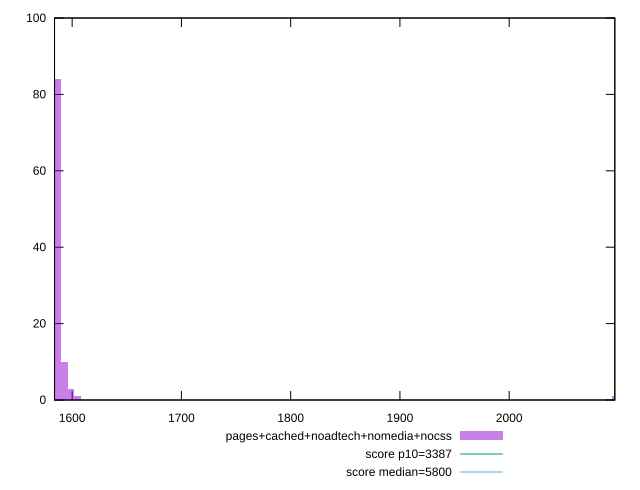

The script that saved this image:
reset

$pagesCachedNoadtechNomediaNocss <<EOF
2096.7776030887385 1
1598.9393453721386 3
1593.08242469312 10
1587.225504014101 84
1604.7962660511575 1
1581.3685833350821 1
EOF

set key outside below
set boxwidth 5.856920679018823
set xrange [1583.8697000000002:2096.6846899097445]
set yrange [0:100]
set trange [0:100]
set style fill transparent solid 0.5 noborder

set parametric
set terminal svg size 640, 490 enhanced background rgb 'white'
set output "report_00023_2021-02-20T12:14:57.249Z/speed-index/comparison/histogram/4_vs_5.svg"

plot $pagesCachedNoadtechNomediaNocss title "pages+cached+noadtech+nomedia+nocss" with boxes, \
     3387,t title "score p10=3387", \
     5800,t title "score median=5800"

reset
